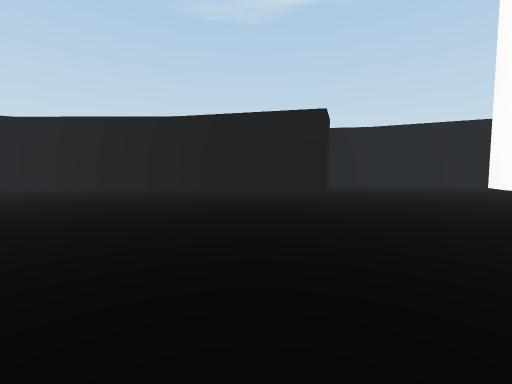
View 1 (above)

16 first-person views from a walk through a scene from a Unity 3-D project. The camera is 0.4 m above the floor, tilts 4° down and sees 90° across. The floor is counted in squares, 1 m on a side. Each view is taken from the middle of a square. On the plan, view 1 faces up. The plan holds only what a view shows up to about 9 squares ahead; the rest is blank. The place goes on beyond the plan. Surface patterns are stand-ins for the level's own textures.

View 2
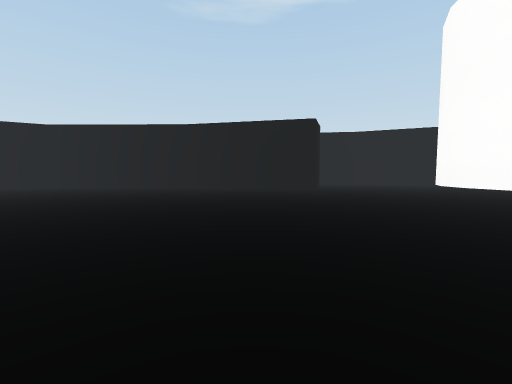

View 3
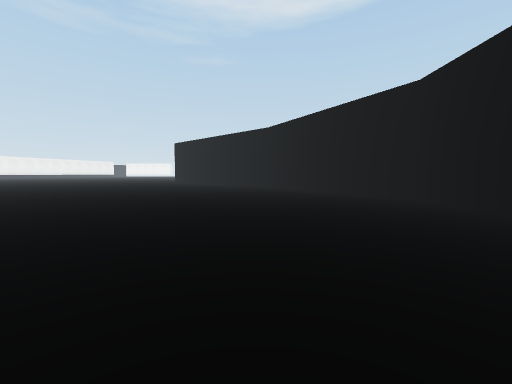

View 4
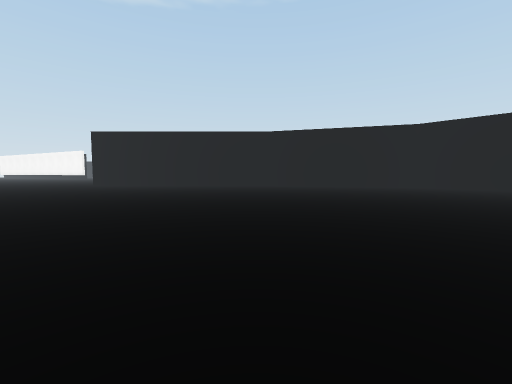

View 5
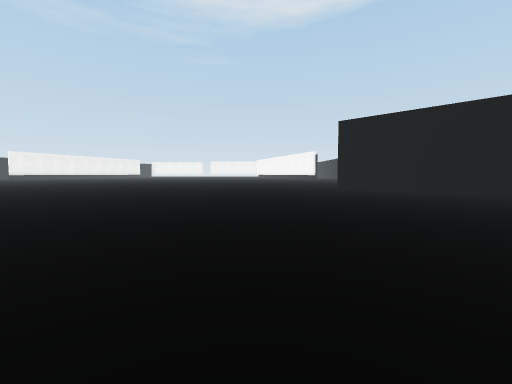

View 6
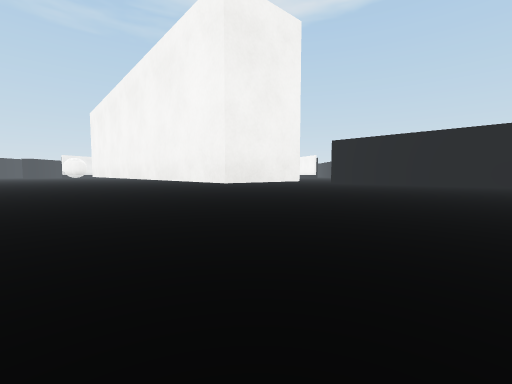

View 7
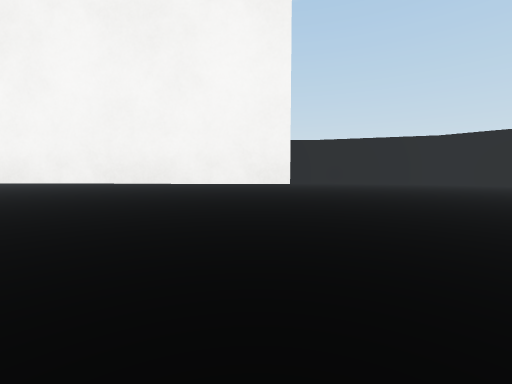

View 8
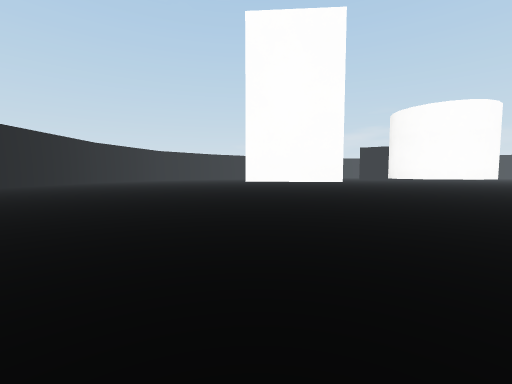

View 9
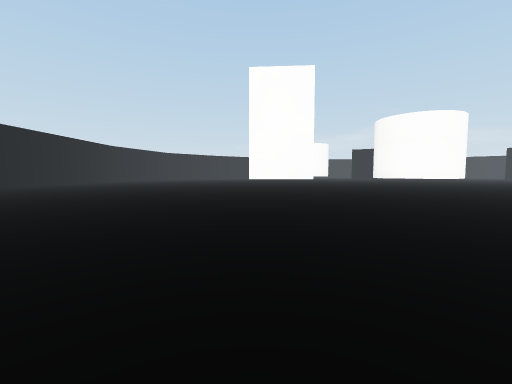

View 10
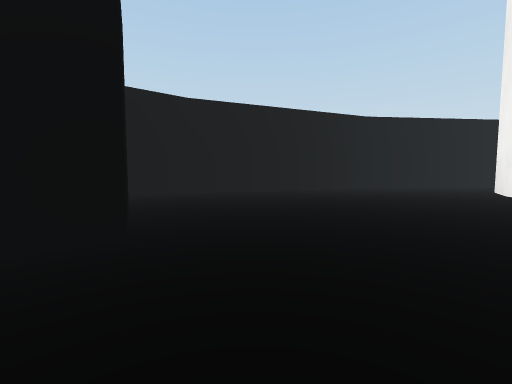

View 11
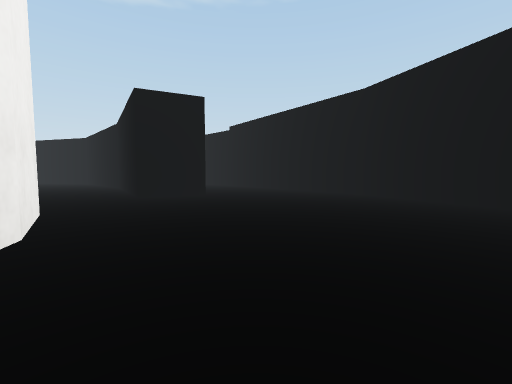

View 12
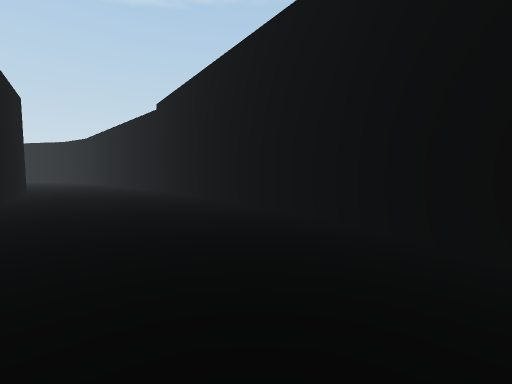

View 13
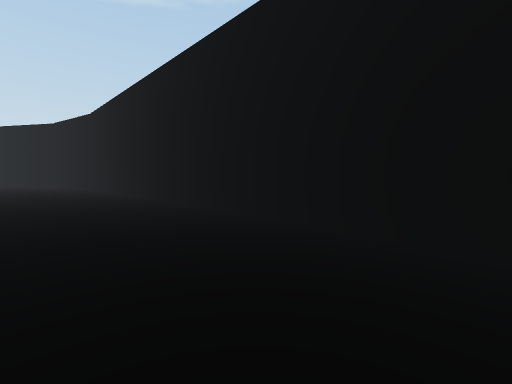

View 14
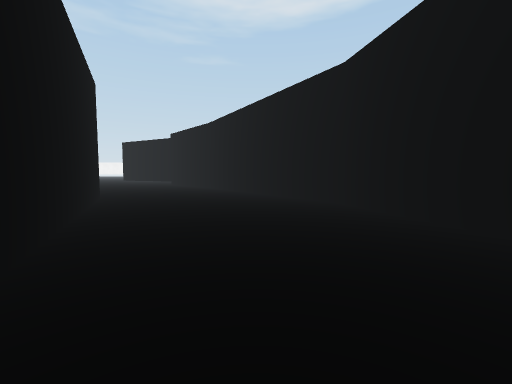

View 15
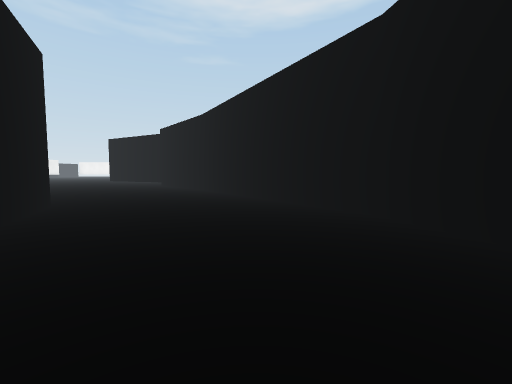

View 16
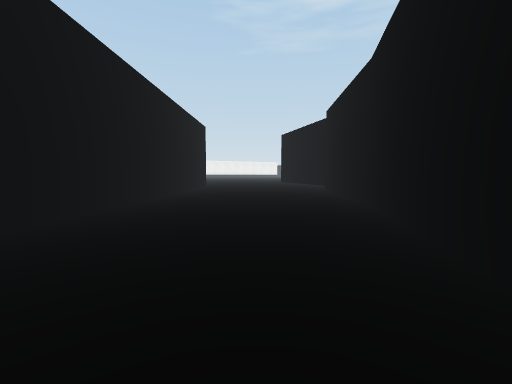

### Floor plan
Points are (right, up) in squares from view 1. A wall is a line through its corners. A room is listed if a view was taken in it or the views show most of it. See-through windows are left out.
Room 1 (views 1, 2, 3, 4, 5, 6, 7, 10)
walls: (-6, -2.5) (-5.3, -3.3) (-6.8, -4.6); (-1.9, 6.4) (-6, 6.5) (-9.9, 4.4) (-14, 0.2); (2.8, 1.8) (2.8, 2.4) (2.8, 2.9) (3.1, 3.5); (0.6, 5.8) (-2, 6.4)
ways out: opening at (-13, -7) to room 2; opening at (-4.5, -5) to room 2; opening at (2, 4.7) to room 3
Room 2 (views 8, 9)
walls: (-1.2, -8.6) (-1.7, -8.3) (-2.1, -7.9) (-2.4, -7.4) (-2.4, -6.9); (-6.8, -4.6) (-10.4, -7.7) (-11.1, -6.9)
ways out: opening at (-13, -7) to room 1; opening at (-4.5, -5) to room 1
Room 3 (views 11, 12, 13, 14, 15, 16)
walls: (11.7, 4.3) (8.4, 7); (4, 4) (4.5, 4.1) (5.1, 4); (8.5, 7) (3.9, 9); (1.9, 6.8) (1.5, 5.6) (0.6, 5.8); (4, 9) (-1.1, 9.7); (-1.7, 7.4) (0.5, 7); (-0.9, 9.7) (-7, 9.7); (-6.9, 9.7) (-9.4, 9.2) (-13.5, 6.6); (-14.5, 1.4) (-10.1, 5.5) (-6.9, 7); (-13.4, 6.7) (-14.6, 5.6)
ways out: opening at (2, 4.7) to room 1

Where each view was taken, in squares from view 1:
view 1: 0 up, 0 right, facing up
view 2: 1 down, 0 right, facing up
view 3: 4 up, 2 left, facing left
view 4: 2 down, 4 left, facing up-left
view 5: 2 down, 7 left, facing left
view 6: 3 down, 3 left, facing left
view 7: 5 down, 4 left, facing up-left
view 8: 9 down, 13 left, facing up-right
view 9: 10 down, 14 left, facing up-right
view 10: 4 up, 1 right, facing up-right
view 11: 4 up, 6 right, facing up-left
view 12: 7 up, 5 right, facing up-left
view 13: 8 up, 0 right, facing up-left
view 14: 8 up, 6 left, facing left
view 15: 8 up, 7 left, facing left
view 16: 8 up, 10 left, facing down-left
